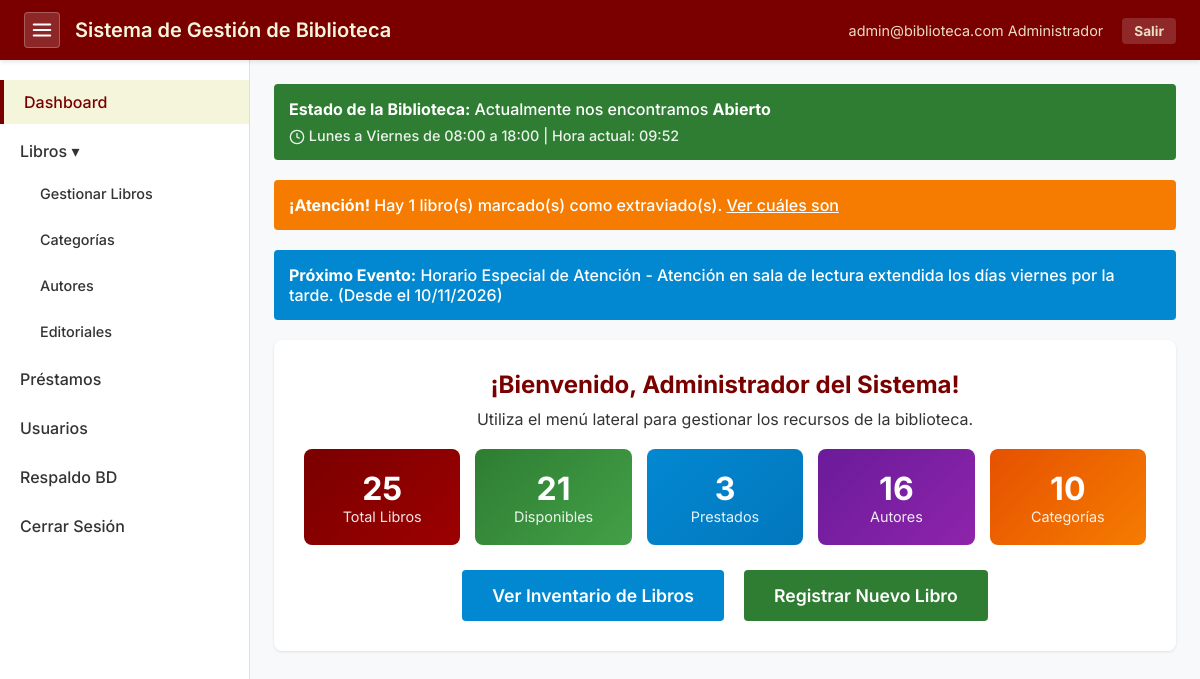
Before: /pages/dashboard.php (signed in) with the older database file.
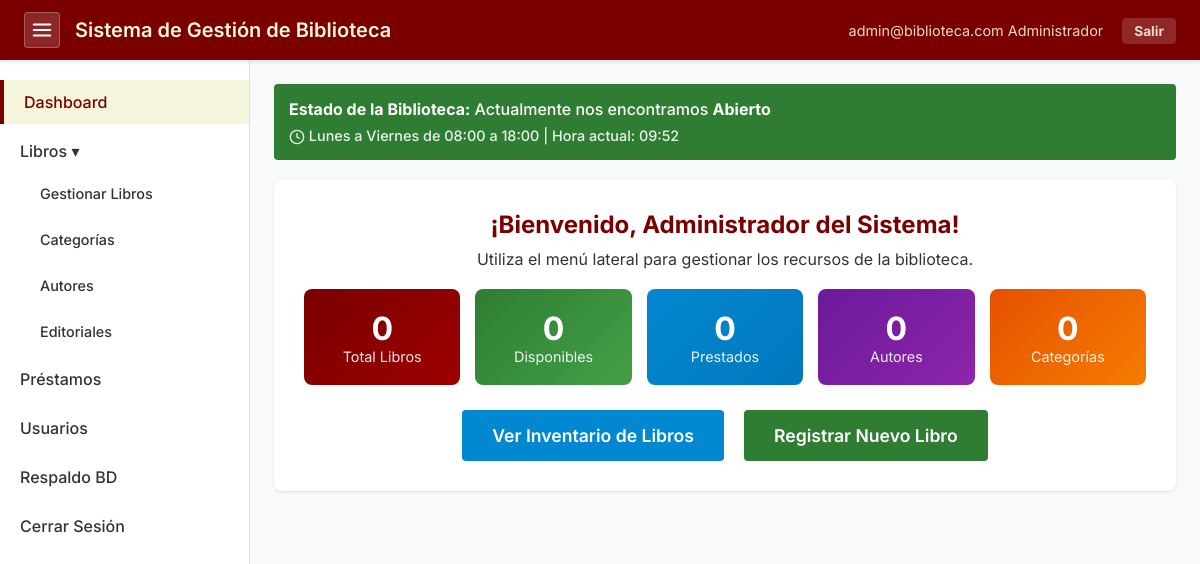
After: the same page with the newer database file.
### tables this page shows
CREATE TABLE `events_schedule` (
  `id` int NOT NULL AUTO_INCREMENT,
  `tipo` enum('Feria','Horario','Aviso') NOT NULL,
  `titulo` varchar(255) NOT NULL,
  `descripcion` text,
  `fecha_inicio` datetime NOT NULL,
  `fecha_fin` datetime NOT NULL,
  PRIMARY KEY (`id`)
);

### pages/dashboard.php (the view, shortened to what the changed rows need)
<?php
require_once __DIR__ . '/../config.php';
require_once __DIR__ . '/../includes/header.php';
$hora_actual = (int) date('H');
$dia_semana = (int) date('w');
$clase_alerta_horario = "alert-warning";
if ($dia_semana >= 1 && $dia_semana <= 5 && $hora_actual >= 8 && $hora_actual < 18) {
    $clase_alerta_horario = "alert-success";
} else {
    $horario_texto = "Lunes a Viernes de 08:00 a 18:00";
}
$total_libros = $pdo->query("SELECT COUNT(*) FROM books")->fetchColumn();
$total_disponibles = $pdo->query("SELECT COUNT(*) FROM books WHERE estado = 'Disponible'")->fetchColumn();
$total_prestados = $pdo->query("SELECT COUNT(*) FROM books WHERE estado = 'Prestado'")->fetchColumn();
$total_autores = $pdo->query("SELECT COUNT(*) FROM authors")->fetchColumn();
$total_categorias = $pdo->query("SELECT COUNT(*) FROM categories")->fetchColumn();
$stmt_eventos = $pdo->query("SELECT * FROM events_schedule WHERE fecha_inicio >= NOW() ORDER BY fecha_inicio ASC LIMIT 1");
$proximo_evento = $stmt_eventos->fetch();
$stmt_extraviados = $pdo->query("SELECT COUNT(*) FROM books WHERE estado = 'Extraviado'");
$cant_extraviados = $stmt_extraviados->fetchColumn();
?>
<?php require_once __DIR__ . '/../includes/sidebar.php'; ?>
<div class="alert <?php echo $clase_alerta_horario; ?>" style="display: flex; justify-content: space-between; align-items: center; flex-wrap: wrap; gap: 8px;">
    <div>
    </div>
    <div style="font-size: 0.9rem; opacity: 0.9;">
    </div>
</div>
<?php if ($cant_extraviados > 0): ?>
<div class="alert alert-warning" style="background-color: var(--color-warning);">
    <strong>¡Atención!</strong> Hay <?php echo $cant_extraviados; ?> libro(s) marcado(s) como extraviado(s). <a href="books.php?filter=missing" style="color:white; text-decoration:underline;">Ver cuáles son</a>
</div>
<?php endif; ?>
<?php if ($proximo_evento): ?>
<div class="alert alert-info">
    <strong>Próximo Evento:</strong> <?php echo htmlspecialchars($proximo_evento['titulo']); ?> - <?php echo htmlspecialchars($proximo_evento['descripcion']); ?> (Desde el <?php echo date('d/m/Y', strtotime($proximo_evento['fecha_inicio'])); ?>)
</div>
<?php endif; ?>
<div style="background: white; padding: 30px; border-radius: 8px; box-shadow: 0 1px 3px rgba(0,0,0,0.1); text-align: center; margin-top: 20px;">
    <h2 style="color: var(--color-primary); margin-bottom: 10px;">¡Bienvenido, <?php echo htmlspecialchars($_SESSION['user_name']); ?>!</h2>
    <p>Utiliza el menú lateral para gestionar los recursos de la biblioteca.</p>
    <br>
    <div style="display: grid; grid-template-columns: repeat(auto-fit, minmax(150px, 1fr)); gap: 15px; margin-bottom: 25px;">
        <div style="background: linear-gradient(135deg, var(--color-primary), var(--color-accent)); color: white; padding: 20px; border-radius: 8px;">
            <div style="font-size: 2rem; font-weight: bold;"><?php echo number_format($total_libros); ?></div>
            <div style="font-size: 0.9rem; opacity: 0.9;">Total Libros</div>
        </div>
        <div style="background: linear-gradient(135deg, var(--color-success), #43a047); color: white; padding: 20px; border-radius: 8px;">
            <div style="font-size: 2rem; font-weight: bold;"><?php echo number_format($total_disponibles); ?></div>
            <div style="font-size: 0.9rem; opacity: 0.9;">Disponibles</div>
        </div>
        <div style="background: linear-gradient(135deg, var(--color-info), #0277bd); color: white; padding: 20px; border-radius: 8px;">
            <div style="font-size: 2rem; font-weight: bold;"><?php echo number_format($total_prestados); ?></div>
            <div style="font-size: 0.9rem; opacity: 0.9;">Prestados</div>
        </div>
        <div style="background: linear-gradient(135deg, #6a1b9a, #8e24aa); color: white; padding: 20px; border-radius: 8px;">
            <div style="font-size: 2rem; font-weight: bold;"><?php echo number_format($total_autores); ?></div>
            <div style="font-size: 0.9rem; opacity: 0.9;">Autores</div>
        </div>
        <div style="background: linear-gradient(135deg, #e65100, #f57c00); color: white; padding: 20px; border-radius: 8px;">
            <div style="font-size: 2rem; font-weight: bold;"><?php echo number_format($total_categorias); ?></div>
            <div style="font-size: 0.9rem; opacity: 0.9;">Categorías</div>
        </div>
    </div>
    <div style="display: flex; justify-content: center; gap: 20px;">
    </div>
</div>
<?php require_once __DIR__ . '/../includes/footer.php'; ?>

Changed rows visible on the page:
removed events_schedule: titulo "Horario Especial de Atención", descripcion "Atención en sala de lectura extendida los días viernes por la tarde.", fecha_inicio "10/11/2026"
Other visible differences:
$total_libros: "25" → "0"
$total_disponibles: "21" → "0"
$total_prestados: "3" → "0"
$total_autores: "16" → "0"
$total_categorias: "10" → "0"
$cant_extraviados: "1" → (not shown)
text no longer shown: "¡Atención! Hay libro(s) marcado(s) como extraviado(s). Ver cuáles son Próximo Evento: - (Desde el )"
